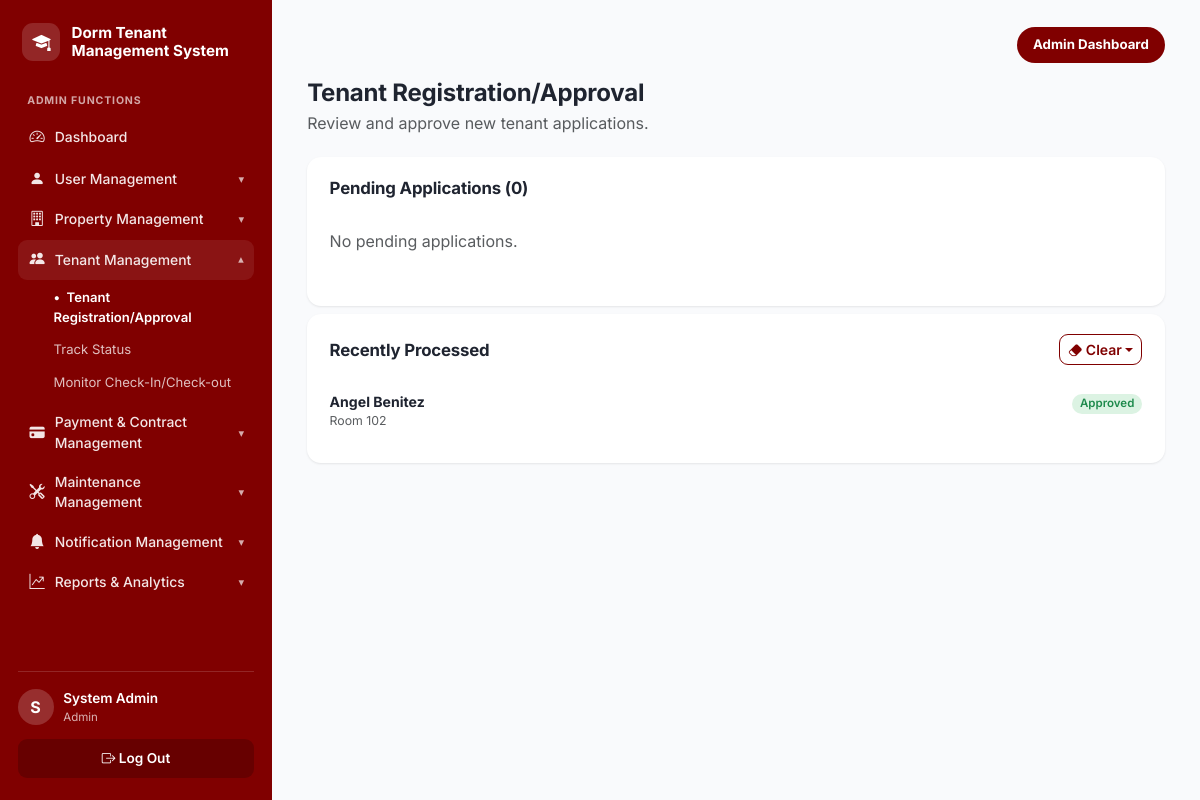
The app's page /admin/tenants.php (signed in) with its own data.
### tables this page shows
CREATE TABLE tenants (
  tenant_id         INT UNSIGNED AUTO_INCREMENT PRIMARY KEY,
  user_id           INT UNSIGNED NOT NULL,
  room_id           INT UNSIGNED DEFAULT NULL,
  checkin_date      DATE DEFAULT NULL,
  checkout_date     DATE DEFAULT NULL,
  status            ENUM('Pending','Active','Evicted','Checked Out')
                    NOT NULL DEFAULT 'Pending',
  key_returned      BOOLEAN NOT NULL DEFAULT FALSE,
  approval_status   ENUM('Pending','Approved','Rejected')
                    NOT NULL DEFAULT 'Pending',
  rejection_reason  TEXT DEFAULT NULL,
  emergency_contact VARCHAR(100),
  emergency_phone   VARCHAR(20),
  date_registered   TIMESTAMP NOT NULL DEFAULT CURRENT_TIMESTAMP,
  CONSTRAINT fk_tenant_user FOREIGN KEY (user_id) REFERENCES users(user_id) ON DELETE CASCADE,
  CONSTRAINT fk_tenant_room FOREIGN KEY (room_id) REFERENCES dorm_rooms(room_id) ON DELETE SET NULL,
  UNIQUE KEY uq_tenant_user (user_id),
  INDEX idx_tenant_status (status),
  INDEX idx_tenant_approval (approval_status),
  INDEX idx_tenant_room (room_id)
);

CREATE TABLE users (
  user_id       INT UNSIGNED AUTO_INCREMENT PRIMARY KEY,
  first_name    VARCHAR(50)  NOT NULL,
  last_name     VARCHAR(50)  NOT NULL,
  email         VARCHAR(100) NOT NULL,
  password_hash VARCHAR(255) NOT NULL,
  reset_otp         VARCHAR(10) DEFAULT NULL,
  reset_otp_expires DATETIME DEFAULT NULL,
  password_changed_at DATETIME DEFAULT NULL,
  age           TINYINT UNSIGNED DEFAULT NULL,
  phone         VARCHAR(20)  DEFAULT NULL,
  role          ENUM('admin','tenant') NOT NULL DEFAULT 'tenant',
  is_active     BOOLEAN NOT NULL DEFAULT TRUE,
  last_login    DATETIME DEFAULT NULL,
  date_created  TIMESTAMP NOT NULL DEFAULT CURRENT_TIMESTAMP,
  UNIQUE KEY uq_users_email (email),
  INDEX idx_users_role (role)
);

CREATE TABLE dorm_rooms (
  room_id      INT UNSIGNED AUTO_INCREMENT PRIMARY KEY,
  room_number  VARCHAR(10)  NOT NULL,
  room_type    VARCHAR(50)  NOT NULL,         
  capacity     TINYINT UNSIGNED NOT NULL DEFAULT 1,
  monthly_rate DECIMAL(10,2) NOT NULL,
  floor_number TINYINT NOT NULL DEFAULT 1,
  status       ENUM('Available','Occupied','Under Maintenance','Reserved')
               NOT NULL DEFAULT 'Available',
  description  TEXT,
  date_added   TIMESTAMP NOT NULL DEFAULT CURRENT_TIMESTAMP,
  UNIQUE KEY uq_room_number (room_number),
  INDEX idx_room_status (status),
  INDEX idx_room_type (room_type)
);

### includes/functions.php (called while the page is built, shortened)
<?php
function clean(?string $value): string
{
    return htmlspecialchars(trim($value ?? ''), ENT_QUOTES, 'UTF-8');
}

### admin/tenants.php (the view, shortened to what this page needs)
<?php
$db = get_db();
$pending = $db->query("
    SELECT t.tenant_id, u.first_name, u.last_name, u.email, u.phone, t.date_registered
    FROM tenants t JOIN users u ON u.user_id = t.user_id
    WHERE t.approval_status = 'Pending'
    ORDER BY t.date_registered ASC
")->fetchAll();
$recentlyProcessed = $db->query("
    SELECT t.tenant_id, u.first_name, u.last_name, r.room_number, t.approval_status, t.rejection_reason
    FROM tenants t
    JOIN users u ON u.user_id = t.user_id
    LEFT JOIN dorm_rooms r ON r.room_id = t.room_id
    WHERE t.approval_status IN ('Approved','Rejected')
      AND t.tenant_id NOT IN (SELECT tenant_id FROM dismissed_records WHERE page = 'approval')
    ORDER BY t.date_registered DESC
    LIMIT 5
")->fetchAll();
include __DIR__ . '/../includes/header.php';
?>
<div class="page-header"><div><h1>Tenant Registration/Approval</h1><p class="text-muted">Review and approve new tenant applications.</p></div></div>
<div class="panel">
  <div class="panel-header"><h2>Pending Applications (<?= count($pending) ?>)</h2></div>
  <?php if (!$pending): ?>
    <p class="text-muted py-3">No pending applications.</p>
  <?php endif; ?>
</div>
<div class="panel mt-2">
  <div class="panel-header">
    <h2>Recently Processed</h2>
    <?php if ($recentlyProcessed): ?>
    <div class="dropdown">
      <button class="btn btn-sm btn-outline-maroon dropdown-toggle" type="button" data-bs-toggle="dropdown"><i class="bi bi-eraser-fill"></i> Clear</button>
    </div>
    <?php endif; ?>
  </div>
  <?php foreach ($recentlyProcessed as $r): ?>
    <div class="list-row align-items-start">
      <div>
        <strong><?= clean($r['first_name'] . ' ' . $r['last_name']) ?></strong>
        <div class="text-muted small"><?= $r['room_number'] ? 'Room ' . clean($r['room_number']) : 'No room assigned' ?></div>
      </div>
      <div class="text-end">
        <span class="badge badge-<?= $r['approval_status'] === 'Approved' ? 'success' : 'danger' ?>"><?= clean($r['approval_status']) ?></span>
      </div>
    </div>
  <?php endforeach; ?>
</div>
<?php
include __DIR__ . '/../includes/footer.php';
?>

### assets/css/style.css (style rules this page uses)
:root { --maroon: #800000; --maroon-dark: #5c1115; --maroon-darker: #47080b; --maroon-light: #a12238; --maroon-soft: #fbeef0; --maroon-tint: rgba(255,255,255,.10); --bg: #f9fafc; --card-bg: #ffffff; --text: #1f2430; --text-muted: #6b7280; --border: #ebedf1; --radius: 14px; --radius-sm: 9px; --radius-lg: 22px; --shadow: 0 1px 3px rgba(20, 10, 12, 0.05), 0 1px 2px rgba(20, 10, 12, 0.04); --shadow-lg: 0 20px 50px rgba(40, 5, 10, .18); --blue-bg: #dbe7fb; --blue-text: #2f5fc4; --green-bg: #dcf3e3; --green-text: #1e8a4c; --amber-bg: #faf1c6; --amber-text: #9a7a09; --red-bg: #fadadb; --red-text: #c23b3f; --gray-bg: #e8e9ed; --gray-text: #5b6270; }
* { box-sizing: border-box; }
body { font-family: 'Inter', -apple-system, BlinkMacSystemFont, 'Segoe UI', sans-serif; background: var(--bg); color: var(--text); margin: 0; }
h1, h2, h3 { font-weight: 700; letter-spacing: -0.01em; }
.page-header { display: flex; justify-content: space-between; align-items: flex-start; gap: 1rem; flex-wrap: wrap; margin-bottom: 1.4rem; }
.page-header h1 { font-size: 1.5rem; margin: 0 0 .2rem; }
.page-header p { margin: 0; color: var(--text-muted); }
.panel { background: var(--card-bg); border-radius: var(--radius); padding: 1.3rem 1.4rem; box-shadow: var(--shadow); margin-bottom: 0; }
.panel-header { display: flex; justify-content: space-between; align-items: center; margin-bottom: .9rem; gap: .75rem; flex-wrap: wrap; }
.panel-header h2 { font-size: 1.05rem; margin: 0; }
.badge { font-weight: 600; font-size: .72rem; padding: .38em .7em; border-radius: 999px; }
.badge-success { background: var(--green-bg); color: var(--green-text); }
.btn-outline-maroon { border: 1px solid var(--maroon); color: var(--maroon); font-weight: 600; background: transparent; border-radius: var(--radius-sm); }
.btn { border-radius: var(--radius-sm); }
.list-row { display: flex; justify-content: space-between; align-items: center; padding: .7rem 0; border-bottom: 1px solid var(--border); font-size: .88rem; }
.list-row:last-child { border-bottom: none; }

### records on screen
tenants: user.last_name "Angel Benitez", room.room_number "102", approval_status "Approved"

### other values on screen
$label "User Management"
$label "Property Management"
$label "Tenant Management"
$subLabel "Tenant Registration/Approval"
$subLabel "Track Status"
$subLabel "Monitor Check-In/Check-out"
$label "Payment & Contract Management"
$label "Maintenance Management"
$label "Notification Management"
$label "Reports & Analytics"
substr($_SESSION['first_name'] ?? '?', 0, 1) "S"
$role "Admin"
count($pending) "0"
